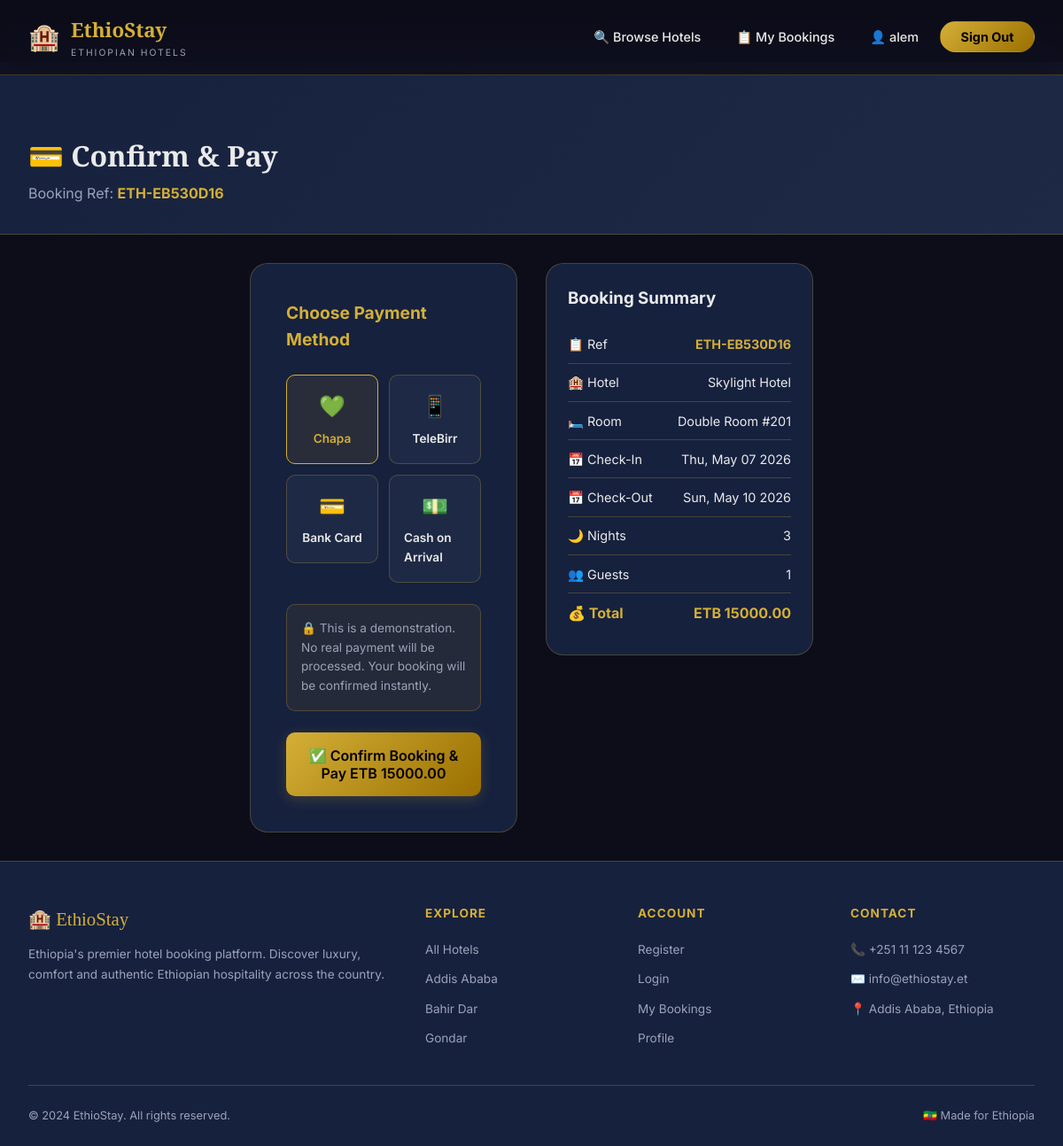
The page /bookings/confirm/1/ (signed in) on the database its author committed.
### bookings/models.py (models this page shows, shortened)
class Booking(models.Model):
    STATUS_CHOICES = [
        ('pending', 'Pending'),
        ('confirmed', 'Confirmed'),
        ('cancelled', 'Cancelled'),
        ('completed', 'Completed'),
    ]
    booking_ref = models.CharField(max_length=20, unique=True, editable=False)
    user = models.ForeignKey(User, on_delete=models.CASCADE, related_name='bookings')
    room = models.ForeignKey(Room, on_delete=models.CASCADE, related_name='bookings')
    check_in = models.DateField()
    check_out = models.DateField()
    guests = models.IntegerField(default=1)
    total_price = models.DecimalField(max_digits=10, decimal_places=2)
    status = models.CharField(max_length=20, choices=STATUS_CHOICES, default='pending')
    special_requests = models.TextField(blank=True)
    created_at = models.DateTimeField(auto_now_add=True)
    updated_at = models.DateTimeField(auto_now=True)
    class Meta:
        ordering = ['-created_at']
    def nights(self):
        return (self.check_out - self.check_in).days

### hotels/models.py (models this page shows, shortened)
class Room(models.Model):
    ROOM_TYPE_CHOICES = [
        ('single', 'Single Room'),
        ('double', 'Double Room'),
        ('twin', 'Twin Room'),
        ('suite', 'Suite'),
        ('deluxe', 'Deluxe Room'),
        ('family', 'Family Room'),
    ]
    hotel = models.ForeignKey(Hotel, on_delete=models.CASCADE, related_name='rooms')
    room_type = models.CharField(max_length=20, choices=ROOM_TYPE_CHOICES)
    room_number = models.CharField(max_length=10)
    price_per_night = models.DecimalField(max_digits=10, decimal_places=2)
    capacity = models.IntegerField(default=2, validators=[MinValueValidator(1), MaxValueValidator(10)])
    description = models.TextField(blank=True)
    is_available = models.BooleanField(default=True)
    image = models.ImageField(upload_to='rooms/', blank=True, null=True)
    class Meta:
        unique_together = ['hotel', 'room_number']
        ordering = ['room_type', 'price_per_night']

class Hotel(models.Model):
    STAR_CHOICES = [(i, f'{i} Star') for i in range(1, 6)]
    name = models.CharField(max_length=200)
    city = models.ForeignKey(City, on_delete=models.CASCADE, related_name='hotels')
    address = models.CharField(max_length=300)
    description = models.TextField()
    star_rating = models.IntegerField(choices=STAR_CHOICES, default=3)
    price_per_night = models.DecimalField(max_digits=10, decimal_places=2)
    thumbnail = models.ImageField(upload_to='hotels/', blank=True, null=True)
    owner = models.ForeignKey(User, on_delete=models.CASCADE, related_name='owned_hotels')
    amenities = models.TextField(blank=True, help_text='Comma-separated amenities')
    phone = models.CharField(max_length=20, blank=True)
    email = models.EmailField(blank=True)
    is_active = models.BooleanField(default=True)
    created_at = models.DateTimeField(auto_now_add=True)
    updated_at = models.DateTimeField(auto_now=True)
    class Meta:
        ordering = ['-created_at']

### bookings/views.py (the view, shortened to what this page needs)
# urls.py: path('confirm/<int:pk>/', views.booking_confirm, name='booking_confirm'),
@login_required
def booking_confirm(request, pk):
    booking = get_object_or_404(Booking, pk=pk, user=request.user)
    return render(request, 'bookings/booking_confirm.html', {'booking': booking})

### templates/bookings/booking_confirm.html (shortened to what this page needs)
{% extends 'base.html' %}
{% block content %}
<div class="page-header">
  <div class="container">
    <h1>💳 Confirm & Pay</h1>
    <p>Booking Ref: <strong style="color:var(--gold);">{{ booking.booking_ref }}</strong></p>
  </div>
</div>
<div class="page-wrap" style="max-width:700px;">
  <div style="display:grid;grid-template-columns:1fr 1fr;gap:2rem;align-items:start;">
    <div>
      <div class="form-card" style="max-width:100%;">
        <h2 style="font-size:1.2rem;font-weight:700;margin-bottom:1.5rem;color:var(--gold);">Choose Payment Method</h2>
        <form method="post">
          <div class="payment-methods">
            <div class="pay-option">
              <label for="pay_chapa"><span class="pay-icon">💚</span>Chapa</label>
            </div>
            <div class="pay-option">
              <label for="pay_telebirr"><span class="pay-icon">📱</span>TeleBirr</label>
            </div>
            <div class="pay-option">
              <label for="pay_card"><span class="pay-icon">💳</span>Bank Card</label>
            </div>
            <div class="pay-option">
              <label for="pay_cash"><span class="pay-icon">💵</span>Cash on Arrival</label>
            </div>
          </div>
          <div style="background:rgba(200,150,12,0.08);border:1px solid var(--border);border-radius:var(--radius-sm);padding:1rem;margin-bottom:1.5rem;font-size:0.85rem;color:var(--text-muted);">
            🔒 This is a demonstration. No real payment will be processed. Your booking will be confirmed instantly.
          </div>
          <button type="submit" class="btn btn-primary btn-block" style="font-size:1rem;padding:1rem;">
            ✅ Confirm Booking &amp; Pay ETB {{ booking.total_price }}
          </button>
        </form>
      </div>
    </div>
    <div>
      <div class="booking-summary">
        <h3 style="font-weight:700;margin-bottom:1rem;">Booking Summary</h3>
        <div class="summary-row"><span>📋 Ref</span><span style="color:var(--gold);font-weight:700;">{{ booking.booking_ref }}</span></div>
        <div class="summary-row"><span>🏨 Hotel</span><span>{{ booking.room.hotel.name }}</span></div>
        <div class="summary-row"><span>🛏️ Room</span><span>{{ booking.room.get_room_type_display }} #{{ booking.room.room_number }}</span></div>
        <div class="summary-row"><span>📅 Check-In</span><span>{{ booking.check_in|date:"D, M d Y" }}</span></div>
        <div class="summary-row"><span>📅 Check-Out</span><span>{{ booking.check_out|date:"D, M d Y" }}</span></div>
        <div class="summary-row"><span>🌙 Nights</span><span>{{ booking.nights }}</span></div>
        <div class="summary-row"><span>👥 Guests</span><span>{{ booking.guests }}</span></div>
        <div class="summary-row"><span>💰 Total</span><span>ETB {{ booking.total_price }}</span></div>
      </div>
    </div>
  </div>
</div>
{% endblock %}

### templates/base.html (shortened to what this page needs)
<!DOCTYPE html>
<html lang="en">
<head>
  {% load static %}
  <link rel="stylesheet" href="{% static 'css/style.css' %}">
</head>
<body>
<nav class="navbar" id="navbar">
  <a href="{% url 'home' %}" class="navbar-brand">
    <span class="logo-icon">🏨</span>
    <div>
      <span class="logo-text">EthioStay</span>
      <span class="logo-sub">Ethiopian Hotels</span>
    </div>
  </a>
  <ul class="navbar-nav">
    <li><a href="{% url 'hotel_list' %}">🔍 Browse Hotels</a></li>
    {% if user.is_authenticated %}
      <li><a href="{% url 'my_bookings' %}">📋 My Bookings</a></li>
      <li><a href="{% url 'profile' %}">👤 {{ user.first_name|default:user.username }}</a></li>
      <li><a href="{% url 'logout' %}" class="btn-gold">Sign Out</a></li>
    {% else %}
      <li><a href="{% url 'login' %}">Sign In</a></li>
      <li><a href="{% url 'register' %}" class="btn-gold">Get Started</a></li>
    {% endif %}
  </ul>
</nav>
{% block content %}{% endblock %}
<footer>
  <div class="footer-grid">
    <div class="footer-brand">
      <div class="logo-text">🏨 EthioStay</div>
      <p>Ethiopia's premier hotel booking platform. Discover luxury, comfort and authentic Ethiopian hospitality across the country.</p>
    </div>
    <div class="footer-col">
      <h4>Explore</h4>
      <ul>
        <li><a href="{% url 'hotel_list' %}">All Hotels</a></li>
        <li><a href="{% url 'hotel_list' %}?city=1">Addis Ababa</a></li>
        <li><a href="{% url 'hotel_list' %}?city=2">Bahir Dar</a></li>
        <li><a href="{% url 'hotel_list' %}?city=3">Gondar</a></li>
      </ul>
    </div>
    <div class="footer-col">
      <h4>Account</h4>
      <ul>
        <li><a href="{% url 'register' %}">Register</a></li>
        <li><a href="{% url 'login' %}">Login</a></li>
        {% if user.is_authenticated %}
        <li><a href="{% url 'my_bookings' %}">My Bookings</a></li>
        <li><a href="{% url 'profile' %}">Profile</a></li>
        {% endif %}
      </ul>
    </div>
    <div class="footer-col">
      <h4>Contact</h4>
      <ul>
        <li><a href="#">📞 +251 11 123 4567</a></li>
        <li><a href="#">✉️ info@ethiostay.et</a></li>
        <li><a href="#">📍 Addis Ababa, Ethiopia</a></li>
      </ul>
    </div>
  </div>
  <div class="footer-bottom">
    <span>© 2024 EthioStay. All rights reserved.</span>
    <span>🇪🇹 Made for Ethiopia</span>
  </div>
</footer>
</body>
</html>

### rows shown on the page
Booking: booking_ref "ETH-EB530D16", total_price "15000.00", room.hotel.name "Skylight Hotel", room.room_type "Double Room", room.room_number "201", check_in "Thu, May 07 2026", check_out "Sun, May 10 2026", nights "3", guests "1"

### other values the page prints
{{ user.first_name|default:user.username }} "alem"
